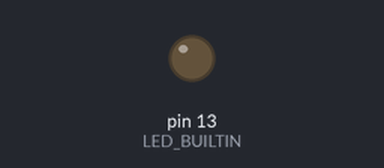
A sketch run on a simulated Arduino Uno, built with avr-gcc and run on an emulated ATmega328P. On the bench: output pins drawn as LEDs (lit = HIGH).

Above: at 1.6 s.
Timing chart, 0 to 7.4 s (numbered marks = the images above):
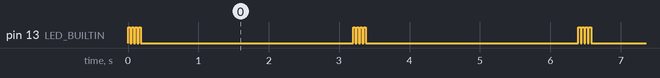

The sketch:

Blink.ino
```cpp
//int LED = 13;

void setup() {
  pinMode(LED_BUILTIN, OUTPUT);
}

void loop() {
  digitalWrite(LED_BUILTIN, HIGH);
  delay(30);
  digitalWrite(LED_BUILTIN, LOW);
  delay(20);
  digitalWrite(LED_BUILTIN, HIGH);
  delay(30);
  digitalWrite(LED_BUILTIN, LOW);
  delay(20);
  digitalWrite(LED_BUILTIN, HIGH);
  delay(30);
  digitalWrite(LED_BUILTIN, LOW);
  delay(20);
  digitalWrite(LED_BUILTIN, HIGH);
  delay(30);
  digitalWrite(LED_BUILTIN, LOW);
  delay(20);
  digitalWrite(LED_BUILTIN, LOW);
  delay(3000);
}
```

Measured:
- by itself, pin 13 (LED_BUILTIN): repeats every 3.2 s: 3 × (LOW 0.02 s, HIGH 0.03 s), LOW 3.0 s, HIGH 0.03 s
